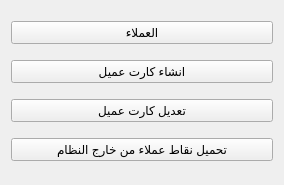
             <widget class="QWidget" name="page_5">
              <property name="geometry">
               <rect>
                <x>0</x>
                <y>0</y>
                <width>284</width>
                <height>185</height>
               </rect>
              </property>
              <attribute name="label">
               <string>بيانات العملاء</string>
              </attribute>
              <layout class="QGridLayout" name="gridLayout_11">
               <item row="0" column="0">
                <widget class="QPushButton" name="QAct_Display_Customer">
                 <property name="text">
                  <string>العملاء</string>
                 </property>
                </widget>
               </item>
               <item row="1" column="0">
                <widget class="QPushButton" name="QAct_Cust_Card_Add">
                 <property name="text">
                  <string>انشاء كارت عميل</string>
                 </property>
                </widget>
               </item>
               <item row="2" column="0">
                <widget class="QPushButton" name="QAct_Cust_Card_Edit">
                 <property name="text">
                  <string>تعديل كارت عميل</string>
                 </property>
                </widget>
               </item>
               <item row="3" column="0">
                <widget class="QPushButton" name="QAct_Cust_Points_Upload">
                 <property name="text">
                  <string>تحميل نقاط عملاء من خارج النظام</string>
                 </property>
                </widget>
               </item>
              </layout>
             </widget>
